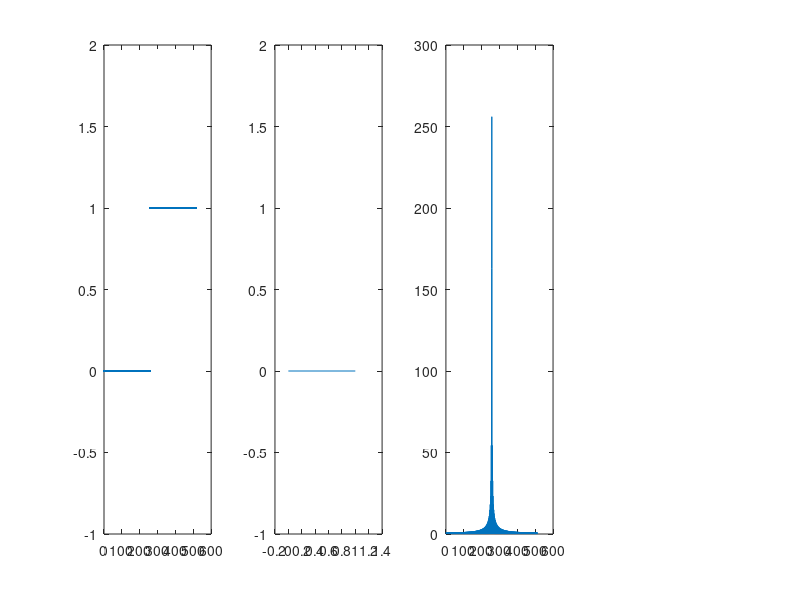

Write the MATLAB code that produced this figure.

x = zeros(1, 512);
x(257:end) = 1;

F = fft(x);
xx = ifft(F);

Fs = fftshift(F);


M = abs(F);
Ms = abs(Fs);

figure;
subplot(141);
plot(x, '.');
ylim([-1 2]);


subplot(142);
plot(xx);
ylim([-1 2]);

subplot(143);
plot(Ms);
